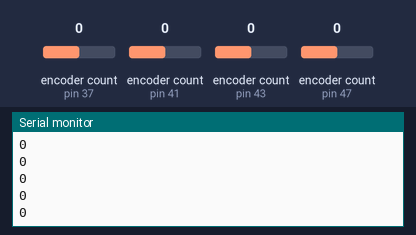
This sketch was run on a simulated Arduino Mega 2560, built with avr-gcc and run on an emulated ATmega2560. Parts: the last lines printed to the serial monitor. The test bench sets the inputs (shaded band); at power-on: encoder count (sensors on pin 37, pin 41, pin 43, pin 47) 0.

Above: at 1.2 s.
1.3 s: encoder count (sensor on pin 37) set to 1
At 2.4 s:
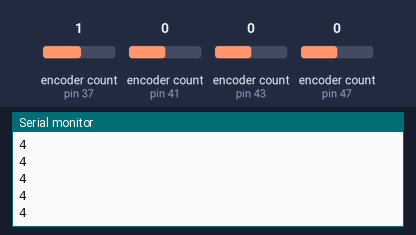
2.8 s: encoder count (sensor on pin 37) set to 2
At 3.7 s:
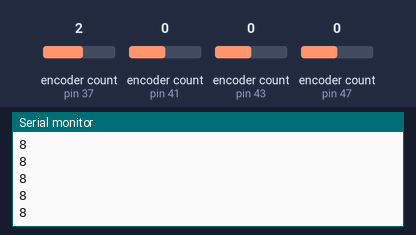
Timing chart, 0 to 5.8 s (numbered marks = the images above; inputs shaded):
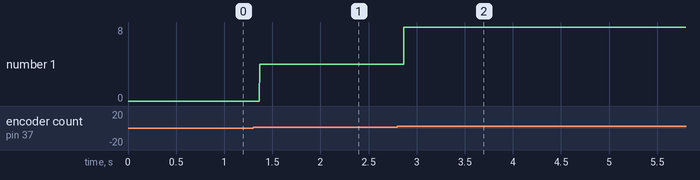

The sketch:

Encoder.ino
```cpp
#include <Encoder.h>
#define TileDist 2900
#define TurnDist 2450
Encoder EA(43, 45);
Encoder EB(37, 39);
Encoder DA(47, 49);
Encoder DB(41, 51);
//E=left , D=right
//A=front , B=back
int EncPulseEA=0;
int EncPulseEB=0;
int EncPulseDA=0;
int EncPulseDB=0;
float EncPulseAvg=0;
bool Locked=false;
int EncPulseEAbackup=0;
int EncPulseEBbackup=0;
int EncPulseDAbackup=0;
int EncPulseDBbackup=0;


void UpdateEncoders(){
  if(Locked==false){
    EncPulseEA=abs(EA.read());
    EncPulseEB=abs(EB.read());
    EncPulseDA=abs(DA.read());
    EncPulseDB=abs(DB.read());
    EncPulseAvg=(EncPulseEA+EncPulseEB+EncPulseDA+EncPulseDB)/4;
  }
}


void LockEncoders(){
  Locked=true;
  EncPulseEAbackup = EncPulseEA;
  EncPulseEBbackup = EncPulseEB;
  EncPulseDAbackup = EncPulseDA;
  EncPulseDBbackup = EncPulseDB;
}

void UnlockEncoders(){
  Locked=false;
  EA.write(EncPulseEAbackup);
  EB.write(EncPulseEBbackup);
  DA.write(EncPulseDAbackup);
  DB.write(EncPulseDBbackup);
}

void ResetEncoders(){
  EA.write(0);
  EB.write(0);
  DA.write(0);
  DB.write(0);
  EncPulseEA=0;
  EncPulseEB=0;
  EncPulseDA=0;
  EncPulseDB=0;
  EncPulseAvg=0;
}


void setup() {
  Serial.begin(9600);
  EB.write(0);
  UpdateEncoders();
  LockEncoders();
  UnlockEncoders();
}

void loop() {
  Serial.println(EncPulseEB);
  UpdateEncoders();
}
```

Measured:
- after the input at 1.3 s, the serial monitor: prints a new line after 0.07 s (image 1)
- after the input at 2.8 s, the serial monitor: prints a new line after 0.07 s (image 2)
- plotted number 1: 0 → 4 after the input at 1.3 s, 4 → 8 after the input at 2.8 s
